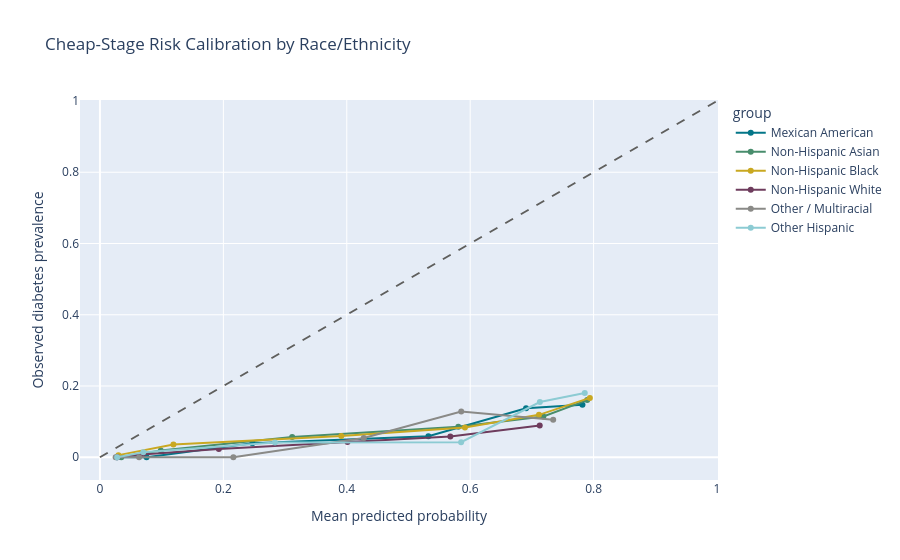

This figure's notebook cell:
### Code cell
if "race_ethnicity" in analysis_df.columns:

    race_calibration = (
        build_calibration_curve_table(
            analysis_df,
            "race_ethnicity",
            TARGET_COL,
            "cheap_probability",
            n_bins=6
        )
    )

    race_calibration.to_csv(
        TABLE_DIR
        / "step12_calibration_curve_by_race_ethnicity.csv",
        index=False
    )

    fig = px.line(
        race_calibration,
        x="mean_predicted",
        y="observed_rate",
        color="group",
        markers=True,

        title=(
            "Cheap-Stage Risk Calibration "
            "by Race/Ethnicity"
        ),

        color_discrete_sequence=[
            PROJECT_COLORS[
                "teal_dark"
            ],
            PROJECT_COLORS[
                "green_dark"
            ],
            PROJECT_COLORS[
                "yellow_dark"
            ],
            PROJECT_COLORS[
                "purple_dark"
            ],
            PROJECT_COLORS[
                "grey"
            ],
            PROJECT_COLORS[
                "teal_light"
            ]
        ]
    )

    fig.add_shape(
        type="line",
        x0=0,
        y0=0,
        x1=1,
        y1=1,
        line=dict(
            color=PROJECT_COLORS[
                "grey_dark"
            ],
            dash="dash"
        )
    )

    fig.update_xaxes(
        title=(
            "Mean predicted probability"
        )
    )

    fig.update_yaxes(
        title=(
            "Observed diabetes prevalence"
        )
    )

    fig.show()

    save_plotly(
        fig,
        "step12_calibration_by_race_ethnicity"
    )

### Figure 1 — Plotly figure (JSON) as saved in the notebook; plotly's stock layout.template omitted (floating-point values rounded to 4 significant figures)
{"data": [{"hovertemplate": "group=Mexican American<br>mean_predicted=%{x}<br>observed_rate=%{y}<extra></extra>", "legendgroup": "Mexican American", "line": {"color": "#037688", "dash": "solid"}, "marker": {"symbol": "circle"}, "mode": "lines+markers", "name": "Mexican American", "orientation": "v", "showlegend": true, "type": "scatter", "x": [0.0274, 0.07551, 0.2471, 0.5323, 0.6905, 0.782], "xaxis": "x", "y": [0.0, 0.0, 0.03922, 0.05882, 0.1373, 0.1471], "yaxis": "y"}, {"hovertemplate": "group=Non-Hispanic Asian<br>mean_predicted=%{x}<br>observed_rate=%{y}<extra></extra>", "legendgroup": "Non-Hispanic Asian", "line": {"color": "#488D6C", "dash": "solid"}, "marker": {"symbol": "circle"}, "mode": "lines+markers", "name": "Non-Hispanic Asian", "orientation": "v", "showlegend": true, "type": "scatter", "x": [0.03468, 0.09858, 0.3115, 0.5807, 0.7185, 0.7897], "xaxis": "x", "y": [0.0, 0.01905, 0.05714, 0.08571, 0.1143, 0.1604], "yaxis": "y"}, {"hovertemplate": "group=Non-Hispanic Black<br>mean_predicted=%{x}<br>observed_rate=%{y}<extra></extra>", "legendgroup": "Non-Hispanic Black", "line": {"color": "#C9A821", "dash": "solid"}, "marker": {"symbol": "circle"}, "mode": "lines+markers", "name": "Non-Hispanic Black", "orientation": "v", "showlegend": true, "type": "scatter", "x": [0.02999, 0.1191, 0.3911, 0.5915, 0.7115, 0.794], "xaxis": "x", "y": [0.005952, 0.03571, 0.05952, 0.08333, 0.119, 0.1667], "yaxis": "y"}, {"hovertemplate": "group=Non-Hispanic White<br>mean_predicted=%{x}<br>observed_rate=%{y}<extra></extra>", "legendgroup": "Non-Hispanic White", "line": {"color": "#6E3C5D", "dash": "solid"}, "marker": {"symbol": "circle"}, "mode": "lines+markers", "name": "Non-Hispanic White", "orientation": "v", "showlegend": true, "type": "scatter", "x": [0.02815, 0.06825, 0.1927, 0.4012, 0.5678, 0.7127], "xaxis": "x", "y": [0.0, 0.007752, 0.02326, 0.04264, 0.05814, 0.08915], "yaxis": "y"}, {"hovertemplate": "group=Other / Multiracial<br>mean_predicted=%{x}<br>observed_rate=%{y}<extra></extra>", "legendgroup": "Other / Multiracial", "line": {"color": "#8A8A87", "dash": "solid"}, "marker": {"symbol": "circle"}, "mode": "lines+markers", "name": "Other / Multiracial", "orientation": "v", "showlegend": true, "type": "scatter", "x": [0.02545, 0.06348, 0.2162, 0.4276, 0.5855, 0.7345], "xaxis": "x", "y": [0.0, 0.0, 0.0, 0.05405, 0.1282, 0.1053], "yaxis": "y"}, {"hovertemplate": "group=Other Hispanic<br>mean_predicted=%{x}<br>observed_rate=%{y}<extra></extra>", "legendgroup": "Other Hispanic", "line": {"color": "#8CCBD3", "dash": "solid"}, "marker": {"symbol": "circle"}, "mode": "lines+markers", "name": "Other Hispanic", "orientation": "v", "showlegend": true, "type": "scatter", "x": [0.02797, 0.07027, 0.2837, 0.5853, 0.7129, 0.7857], "xaxis": "x", "y": [0.0, 0.01408, 0.04167, 0.04225, 0.1549, 0.1806], "yaxis": "y"}], "layout": {"legend": {"title": {"text": "group"}, "tracegroupgap": 0}, "shapes": [{"line": {"color": "#5F5F5D", "dash": "dash"}, "type": "line", "x0": 0, "x1": 1, "y0": 0, "y1": 1}], "title": {"text": "Cheap-Stage Risk Calibration by Race/Ethnicity"}, "xaxis": {"anchor": "y", "domain": [0, 1], "title": {"text": "Mean predicted probability"}}, "yaxis": {"anchor": "x", "domain": [0, 1], "title": {"text": "Observed diabetes prevalence"}}}}
